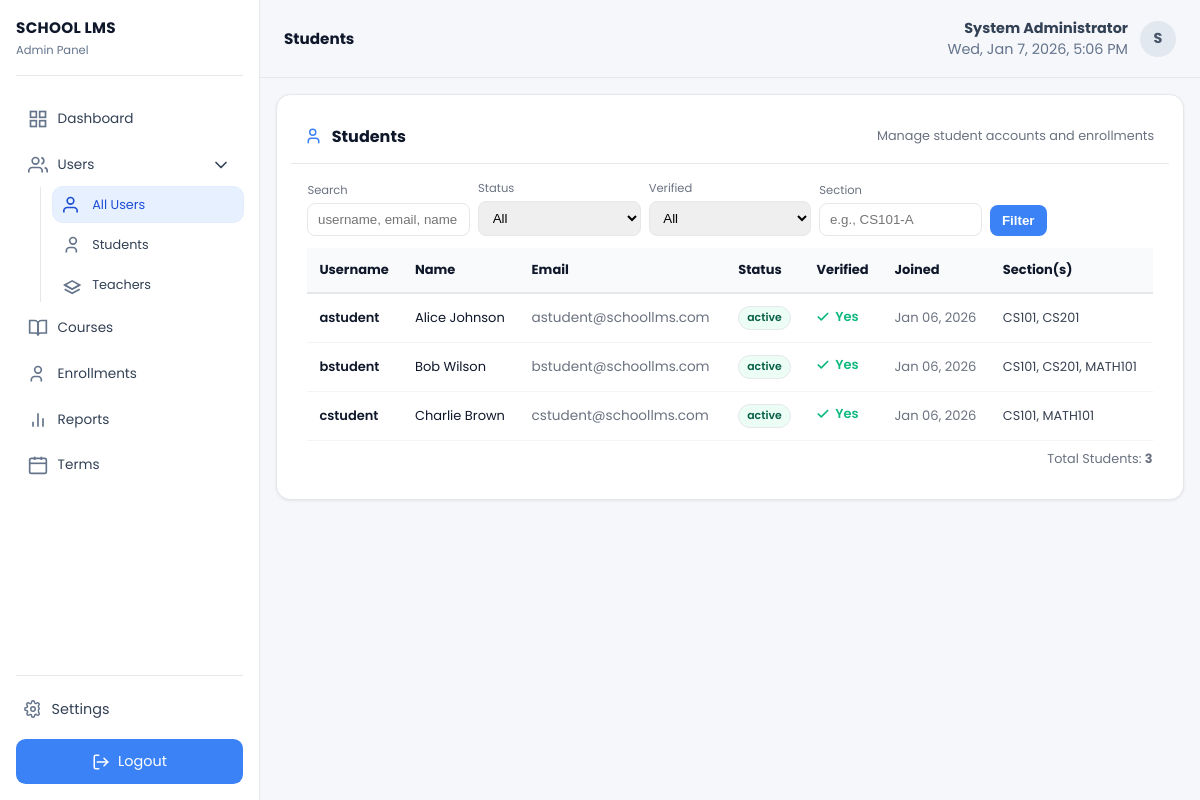
The app's page /admin/students.php (signed in) with its own data.
### tables this page shows
CREATE TABLE IF NOT EXISTS users (
    id INT PRIMARY KEY AUTO_INCREMENT,
    username VARCHAR(50) UNIQUE NOT NULL,
    email VARCHAR(100) UNIQUE NOT NULL,
    password VARCHAR(255) NOT NULL,
    first_name VARCHAR(100) NOT NULL,
    last_name VARCHAR(100) NOT NULL,
    role ENUM('admin', 'teacher', 'student') NOT NULL DEFAULT 'student',
    status ENUM('active', 'inactive') NOT NULL DEFAULT 'active',
    is_verified TINYINT(1) NOT NULL DEFAULT 0,
    phone VARCHAR(20),
    profile_picture VARCHAR(255),
    created_at TIMESTAMP DEFAULT CURRENT_TIMESTAMP,
    updated_at TIMESTAMP DEFAULT CURRENT_TIMESTAMP ON UPDATE CURRENT_TIMESTAMP,
    INDEX idx_role (role),
    INDEX idx_status (status),
    INDEX idx_email (email)
);

### admin/students.php (the view, shortened to what this page needs)
<?php
require_once '../includes/Auth.php';
require_once '../includes/admin_layout.php';
?>
<div style="max-width: 1400px; margin: 0 auto;">
  <div class="card">
    <div style="padding:.9rem; border-bottom:1px solid #e5e7eb; display:flex; align-items:center; justify-content:space-between;">
      <h3 style="margin:0; font-size:1rem; font-weight:700; display:flex; align-items:center; gap:.5rem;">
        <svg width="18" height="18" viewBox="0 0 24 24" fill="none" stroke="#3b82f6" stroke-width="2" stroke-linecap="round" stroke-linejoin="round"><path d="M17 21v-2a4 4 0 0 0-4-4H7a4 4 0 0 0-4 4v2"/><circle cx="9" cy="7" r="4"/></svg>
        Students
      </h3>
      <div style="font-size:.8rem; color:#6b7280;">Manage student accounts and enrollments</div>
    </div>
    <div style="padding:1rem;">
      <form method="GET" style="display:grid; grid-template-columns: repeat(auto-fit, minmax(160px, 1fr)); gap:.5rem; margin-bottom: .75rem; align-items:end;">
        <div>
          <label style="display:block; font-size:.72rem; color:#6b7280; margin-bottom:.25rem;">Search</label>
          <input type="text" name="q" value="<?php echo htmlspecialchars($_GET['q'] ?? ''); ?>" placeholder="username, email, name" style="width:100%; padding:.5rem .6rem; border:1px solid #e5e7eb; border-radius:.5rem;">
        </div>
        <div>
          <label style="display:block; font-size:.72rem; color:#6b7280; margin-bottom:.25rem;">Status</label>
          <select name="status" style="width:100%; padding:.5rem .6rem; border:1px solid #e5e7eb; border-radius:.5rem;">
            <option value="">All</option>
          </select>
        </div>
        <div>
          <label style="display:block; font-size:.72rem; color:#6b7280; margin-bottom:.25rem;">Verified</label>
          <select name="verified" style="width:100%; padding:.5rem .6rem; border:1px solid #e5e7eb; border-radius:.5rem;">
            <option value="">All</option>
          </select>
        </div>
        <div>
          <label style="display:block; font-size:.72rem; color:#6b7280; margin-bottom:.25rem;">Section</label>
          <input type="text" name="section" value="<?php echo htmlspecialchars($_GET['section'] ?? ''); ?>" placeholder="e.g., CS101-A" style="width:100%; padding:.5rem .6rem; border:1px solid #e5e7eb; border-radius:.5rem;">
        </div>
        <div>
          <button type="submit" style="padding:.5rem .75rem; background:#3b82f6; color:#fff; border:none; border-radius:.5rem; font-weight:600;">Filter</button>
        </div>
      </form>
      <?php
      $clauses = ["role = 'student'"]; $params = [];
      $query = "SELECT * FROM users"; if (!empty($clauses)) { $query .= " WHERE " . implode(' AND ', $clauses); }
      $query .= " ORDER BY created_at DESC";
      $stmt = $pdo->prepare($query); $stmt->execute($params); $users = $stmt->fetchAll(PDO::FETCH_ASSOC);
      ?>
      <div style="overflow-x:auto;">
        <table class="table">
          <thead>
            <tr>
              <th>Username</th>
              <th>Name</th>
              <th>Email</th>
              <th>Status</th>
              <th>Verified</th>
              <th>Joined</th>
              <th>Section(s)</th>
            </tr>
          </thead>
          <tbody>
            <?php foreach ($users as $user): ?>
            <tr>
              <td style="font-weight:600;"><?php echo htmlspecialchars($user['username']); ?></td>
              <td><?php echo htmlspecialchars($user['first_name'] . ' ' . $user['last_name']); ?></td>
              <td style="font-size:.85rem; color:#6b7280;"><?php echo htmlspecialchars($user['email']); ?></td>
              <td>
                <span class="badge" style="background: <?php echo $user['status']==='active'?'#ecfdf5':'#fef2f2'; ?>; color: <?php echo $user['status']==='active'?'#065f46':'#991b1b'; ?>;"><?php echo $user['status']; ?></span>
              </td>
              <td>
                <?php if ($user['is_verified']): ?>
                  <span style="display:inline-flex;align-items:center;gap:.3rem;color:#10b981;font-weight:600;">
                    <svg width="14" height="14" viewBox="0 0 24 24" fill="none" stroke="#10b981" stroke-width="3" stroke-linecap="round" stroke-linejoin="round"><polyline points="20 6 9 17 4 12"/></svg>
                    Yes
                  </span>
                <?php else: ?>
                  <span style="color:#6b7280;">No</span>
                <?php endif; ?>
              </td>
              <td style="font-size:.82rem; color:#6b7280;"><?php echo date('M d, Y', strtotime($user['created_at'])); ?></td>
              <td style="font-size:.8rem; color:#374151;">
                <?php
                try {
                  $sstmt = $pdo->prepare("SELECT c.code, cs.section_code FROM enrollments e LEFT JOIN courses c ON e.course_id=c.id LEFT JOIN course_sections cs ON e.section_id=cs.id WHERE e.student_id = ? AND e.status='enrolled' ORDER BY c.code");
                  $sstmt->execute([$user['id']]);
                  $rows = $sstmt->fetchAll(PDO::FETCH_ASSOC);
                  $labels = [];
                  foreach ($rows as $r) { $labels[] = htmlspecialchars(($r['code'] ?? '—') . (isset($r['section_code']) && $r['section_code']!==null ? ('-' . $r['section_code']) : '')); }
                  echo !empty($labels) ? implode(', ', $labels) : '<span style="color:#9ca3af">—</span>';
                } catch (Exception $ex) { echo '<span style="color:#9ca3af">—</span>'; }
                ?>
              </td>
            </tr>
            <?php endforeach; ?>
          </tbody>
        </table>
      </div>
      <p style="margin-top:.6rem; font-size:.8rem; color:#6b7280; text-align:right;">Total Students: <strong><?php echo count($users); ?></strong></p>
    </div>
  </div>
</div>

### includes/admin_layout.php (style rules this page uses)
* { margin:0;padding:0;box-sizing:border-box }
:root { --bg-primary:#ffffff;--bg-secondary:#f6f7fb;--bg-sidebar:#ffffff;--text-primary:#0f172a;--text-secondary:#475569;--border-color:#e5e7eb;--shadow:0 1px 3px rgba(0,0,0,.08);--shadow-lg:0 10px 25px rgba(0,0,0,.08);--primary-color:#3b82f6;--primary-dark:#2563eb }
body { font-family:'Poppins',system-ui,Segoe UI,Roboto,Helvetica,Arial,sans-serif;background:var(--bg-secondary);color:var(--text-primary);display:flex;min-height:100vh;font-size:.9rem }
.card { background:var(--bg-primary);border:1px solid var(--border-color);border-radius:.9rem;padding:.9rem;box-shadow:var(--shadow);margin-bottom:.9rem }
.badge { display:inline-block;padding:.18rem .5rem;border-radius:999px;font-size:.68rem;font-weight:600;border:1px solid var(--border-color) }
.table { width:100%;border-collapse:collapse;font-size:.8125rem }
.table th,.table td { padding:.75rem;border-bottom:1px solid #f3f4f6;text-align:left }
.table thead { background:#f9fafb;border-bottom:2px solid var(--border-color) }

### records on screen
users: username "astudent", first_name+last_name "Alice Johnson", email "astudent@schoollms.com", status "active", is_verified 1 (drawn), created_at "Jan 06, 2026", labels "CS101, CS201"
users: username "bstudent", first_name+last_name "Bob Wilson", email "bstudent@schoollms.com", status "active", is_verified 1 (drawn), created_at "Jan 06, 2026", labels "CS101, CS201, MATH101"
users: username "cstudent", first_name+last_name "Charlie Brown", email "cstudent@schoollms.com", status "active", is_verified 1 (drawn), created_at "Jan 06, 2026", labels "CS101, MATH101"

### other values on screen
$title "Students"
$fullName ?: 'Admin' "System Administrator"
$fullName ? strtoupper($fullName[0]) : 'A' "S"
count($users) "3"
